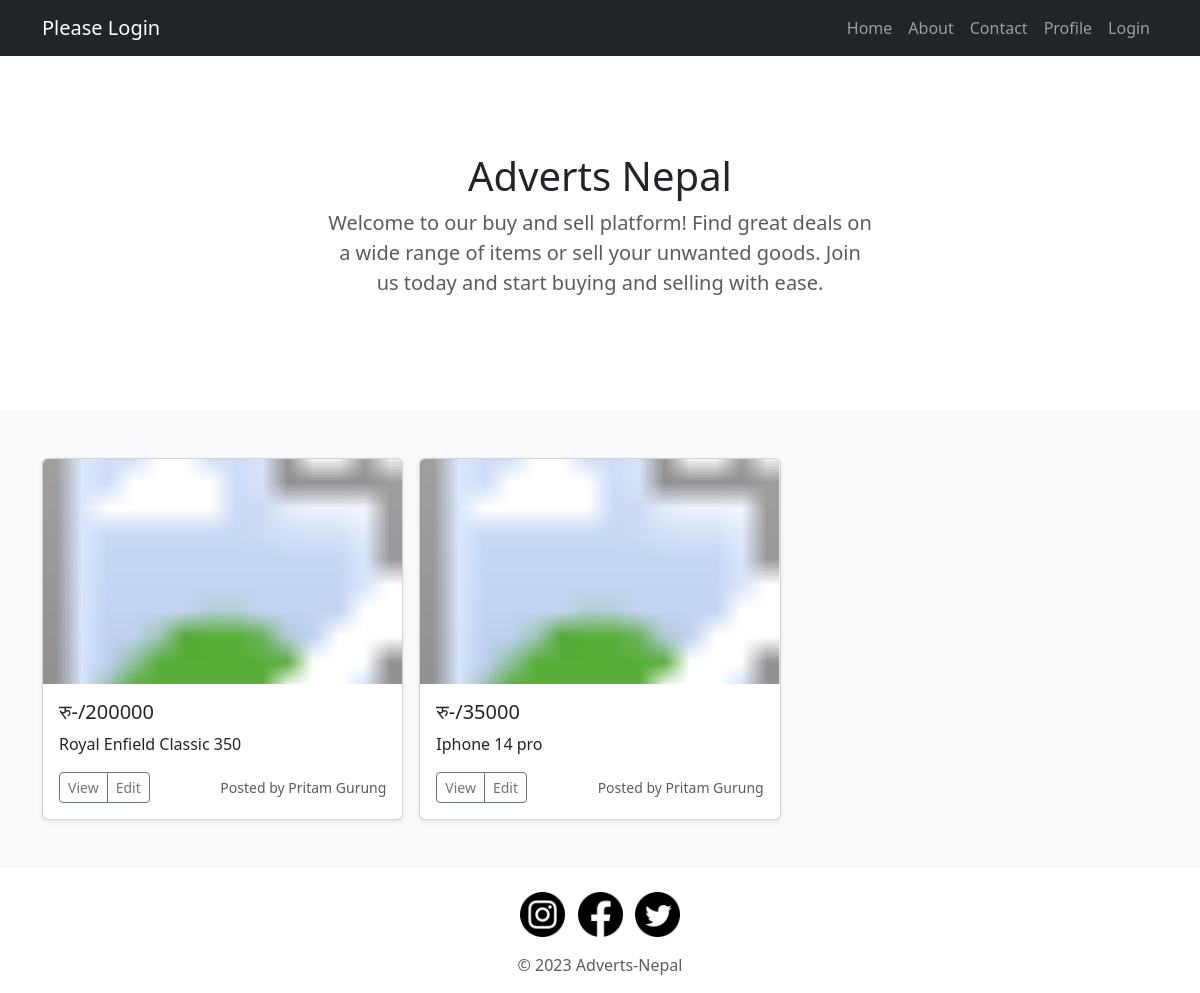
Before: / with the older database file.
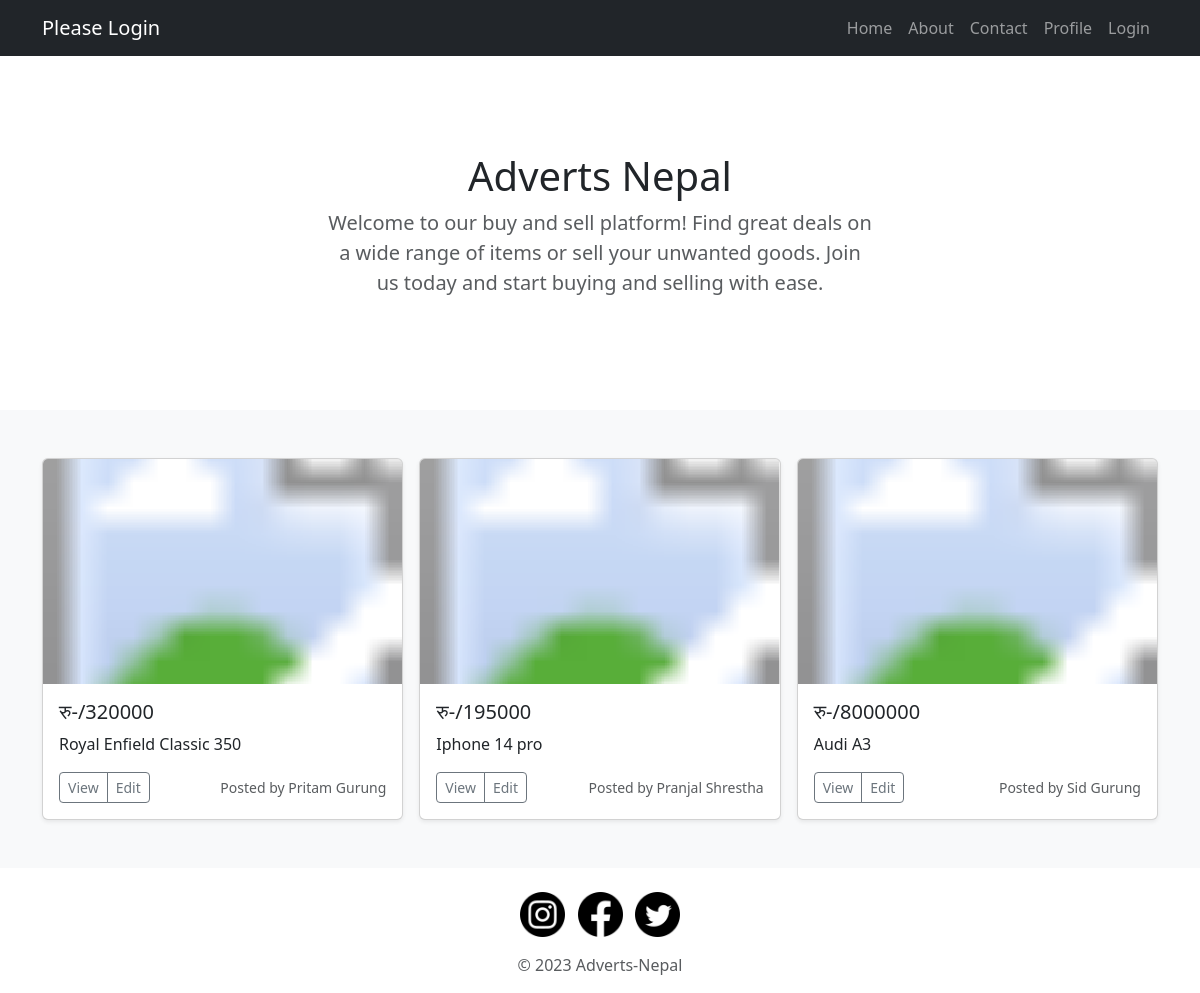
After: the same page with the newer database file.
### main.py (models this page shows)
class Ad(db.Model):
    __tablename__ = "ads"
    id = db.Column(db.Integer,primary_key=True)
    ad_title = db.Column(db.String(250), nullable=False)
    ad_price = db.Column(db.Integer, nullable=False)
    img_url = db.Column(db.String(250))
    description = db.Column(db.Text, nullable=False)
    author = relationship('User', back_populates='posts')
    author_id = db.Column(db.Integer, db.ForeignKey("users.id"))
    date = db.Column(db.String(250), nullable=False)

class User(db.Model, UserMixin):
    __tablename__ = "users"
    id = db.Column(db.Integer, primary_key=True)
    name = db.Column(db.String(250), nullable=False)
    contact_number = db.Column(db.Integer, nullable=False)
    email = db.Column(db.String(250), nullable=False)
    password = db.Column(db.String(250), nullable=False)
    posts = relationship('Ad', back_populates='author')

### main.py (the view)
@app.route('/')
def home():
    all_ads = Ad.query.all()
    return render_template('index.html', all_ads=all_ads)

### templates/index.html (shortened to what this page needs)
{% extends 'base.html' %}
{% block content %}
  <section class="py-5 text-center container">
    <div class="row py-lg-5">
      <div class="col-lg-6 col-md-8 mx-auto">
        <h1 class="fw-light">Adverts Nepal</h1>
        <p class="lead text-body-secondary"> Welcome to our buy and sell platform! Find great deals on a wide range of items or sell your unwanted goods. Join us today and start buying and selling with ease.</p>
      </div>
    </div>
  </section>
{% if all_ads %}
  <div class="album py-5 bg-body-tertiary">
    <div class="container">
      <div class="row row-cols-1 row-cols-sm-2 row-cols-md-3 g-3">
        {% for ad in all_ads %}
        <div class="col">
          <div class="card shadow-sm">
            <svg class="bd-placeholder-img card-img-top" width="100%" height="225" xmlns="http://www.w3.org/2000/svg" role="img" aria-label="Placeholder: Thumbnail" preserveAspectRatio="xMidYMid slice">
             <image href={{ ad.img_url }} width="100%" height="100%" preserveAspectRatio="xMidYMid slice" />
            </svg>
            <div class="card-body">
              <h5 class="card-title">रु-/{{ ad.ad_price }}</h5>
              <p class="card-text">{{ ad.ad_title }}</p>
              <div class="d-flex justify-content-between align-items-center">
                <div class="btn-group">
                  <button href="{{ url_for('view_ad', post_id=ad.id) }}" type="button" class="btn btn-sm btn-outline-secondary">View</button>
                  <button type="button" class="btn btn-sm btn-outline-secondary">Edit</button>
                </div>
                <small class="text-body-secondary">Posted by {{ ad.author.name }}</small>
              </div>
            </div>
          </div>
        </div>
        {% endfor %}
      </div>
    </div>
  </div>
{% endif %}
{% include 'footer.html' %}
{% endblock %}

### templates/base.html (shortened to what this page needs)
<!DOCTYPE html>
<html lang="en">
<head>
    <link href="https://cdn.jsdelivr.net/npm/bootstrap@5.3.0/dist/css/bootstrap.min.css" rel="stylesheet">
    <head><script src="/docs/5.3/assets/js/color-modes.js"></script>
<link href="/docs/5.3/dist/css/bootstrap.min.css" rel="stylesheet">
<link rel="stylesheet" href="https://cdnjs.cloudflare.com/ajax/libs/font-awesome/5.15.3/css/all.min.css" />
  </head>
</head>
<body>
  {% block content %}
  {% endblock %}
</body>
</html>

### templates/header.html (shortened to what this page needs)
<head>
<link href="/docs/5.3/dist/css/bootstrap.min.css" rel="stylesheet">
   <nav class="navbar navbar-expand-lg navbar-dark bg-dark">
    <div class="container">
      {% if current_user.is_authenticated: %}
      <a class="navbar-brand" href="#">Welcome {{current_user.name.split(' ')[0]}}</a>
      {% else %}
        <a class="navbar-brand" href="#">Please Login</a>
      {% endif %}
      <div class="collapse navbar-collapse" id="navbarNav">
        <ul class="navbar-nav ms-auto">
          <li class="nav-item">
            <a class="nav-link" href="{{url_for('home')}}">Home</a>
          </li>
          <li class="nav-item">
            <a class="nav-link" href="#">About</a>
          </li>
          <li class="nav-item">
            <a class="nav-link" href="#">Contact</a>
          </li>
          <li class="nav-item">
            <a class="nav-link" href="#">Profile</a>
          </li>
          {% if not current_user.is_authenticated: %}
          <li class="nav-item">
            <a class="nav-link" href="{{ url_for('login') }}">Login</a>
          </li>
          {% endif %}
        </ul>
      </div>
    </div>
  </nav>
  </head>

### templates/footer.html
<footer>
  <div class="container pt-4">
    <div class="row">
      <div class="col-lg-8 col-md-10 mx-auto">
        <ul class="list-inline text-center">
          <li class="list-inline-item">
            <a href="https://www.instagram.com/your-instagram-link">
              <img src="static/icons/insta-icon.png" alt="Instagram" class="social-media-icon social-media-icon-instagram">
            </a>
          </li>
          <li class="list-inline-item">
            <a href="https://www.facebook.com/your-facebook-link">
              <img src="static/icons/fb-icon.png" alt="Facebook" class="social-media-icon social-media-icon-facebook">
            </a>
          </li>
          <li class="list-inline-item">
            <a href="https://www.twitter.com/your-twitter-link">
              <img src="static/icons/twitter-icon.png" alt="Twitter" class="social-media-icon social-media-icon-twitter">
            </a>
          </li>
        </ul>
        <p class="text-center text-muted">© 2023 Adverts-Nepal</p>
      </div>
    </div>
  </div>
</footer>

### templates/header.html (style rules this page uses)
.bd-placeholder-img { font-size: 1.125rem; text-anchor: middle; -webkit-user-select: none; -moz-user-select: none; user-select: none; }

Changed rows visible on the page:
changed Ad "Royal Enfield Classic 350": ad_price "200000" → "320000"
changed Ad "Iphone 14 pro": ad_price "35000" → "195000"; author.name "Pritam Gurung" → "Pranjal Shrestha"
added Ad: ad_price "8000000", ad_title "Audi A3", author.name "Sid Gurung"
